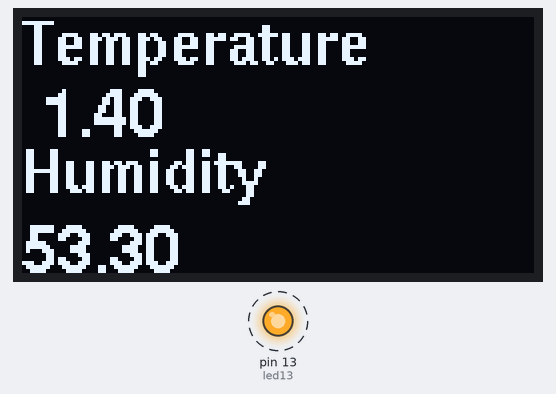
Simulated run of this sketch. Board: Arduino Uno, built with avr-gcc and run on an emulated ATmega328P. Parts: 128×64 one-colour display, output pins drawn as LEDs (lit = HIGH). Dashed ring = blinking.

Above: at 1.9 s.
At 10.9 s:
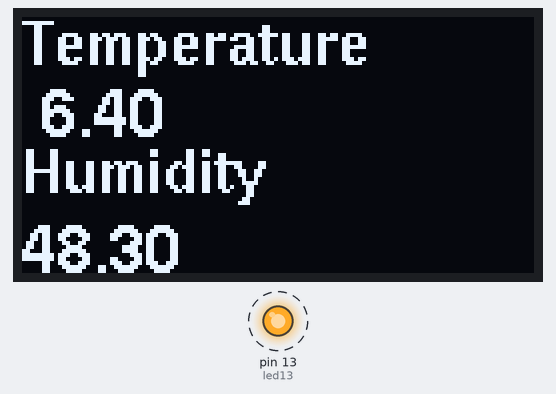
At 20.0 s:
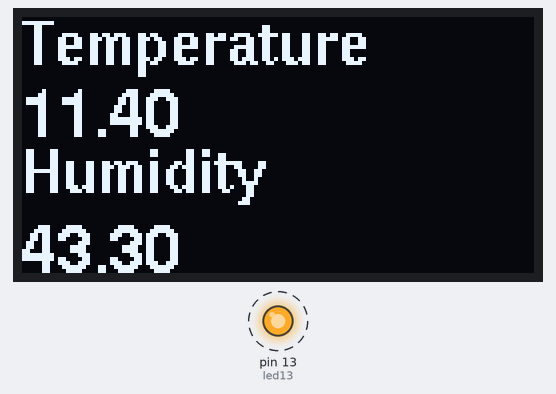
At 39.2 s:
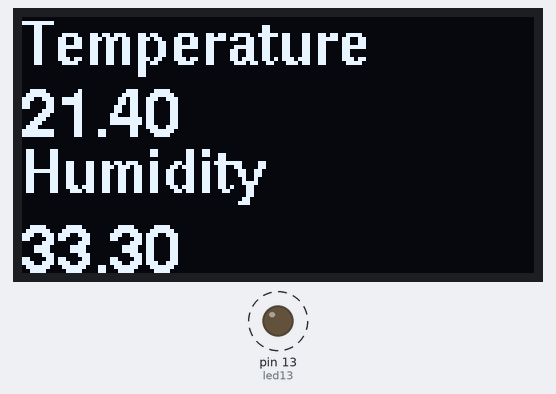
Timing chart, 0 to 40.0 s (numbered marks = the images above):
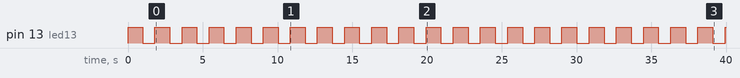

The sketch:

fukt.ino
```cpp
#include <Arduino.h>
#include <U8glib.h>

#define led13 13
int counter = 0;
U8GLIB_SSD1306_128X64 oled(U8G_I2C_OPT_NONE);


void setup()
{
  pinMode(led13, OUTPUT);
}

void loop()
{
  digitalWrite(led13,HIGH);
  delay(1000);
  digitalWrite(led13,LOW);
  delay(500);
  counter++;
  oled.firstPage();
  do
  {
    UpdateDisplay(0.4 + counter, 54.3 - counter);
  }while(oled.nextPage());
}

void UpdateDisplay(float temp, float hum)
{
  char charBuf[50];
  oled.setFont(u8g_font_helvB10);
  oled.drawStr(0,12,"Temperature");

  oled.setFont(u8g_font_helvB12);
  dtostrf(temp,5,2,charBuf);
  oled.drawStr(0,30,charBuf);

  oled.setFont(u8g_font_helvB10);
  oled.drawStr(0,44,"Humidity");

  oled.setFont(u8g_font_helvB12);
  dtostrf(hum,5,2,charBuf);
  oled.drawStr(0,64,charBuf);
}
```

Measured:
- by itself, pin 13 (led13): alternates HIGH for 1.0 s and LOW for 0.82 s
- what the display in image 0 shows lasts 1.8 s, from 1.8 s to 3.6 s
